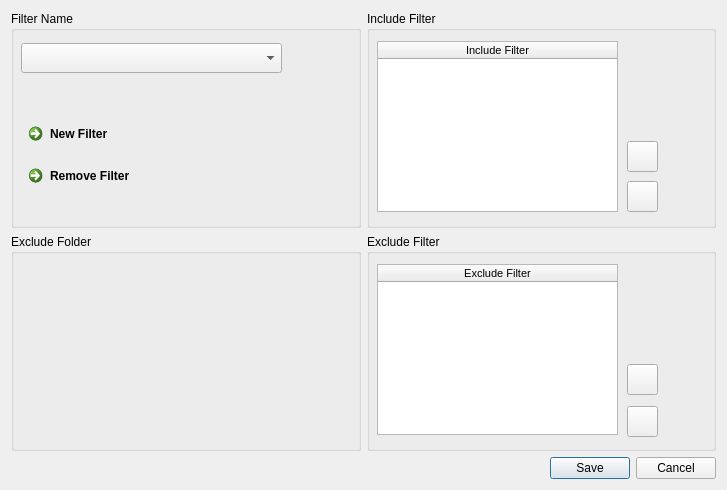
<?xml version="1.0" encoding="UTF-8"?>
<ui version="4.0">
 <class>FilterSettings</class>
 <widget class="QDialog" name="FilterSettings">
  <property name="geometry">
   <rect>
    <x>0</x>
    <y>0</y>
    <width>727</width>
    <height>490</height>
   </rect>
  </property>
  <property name="windowTitle">
   <string>Dialog</string>
  </property>
  <property name="windowIcon">
   <iconset resource="ResourceCheckSumJack.qrc">
    <normaloff>:/new/prefix1/icon/checksumjack.png</normaloff>:/new/prefix1/icon/checksumjack.png</iconset>
  </property>
  <layout class="QVBoxLayout" name="verticalLayout_5">
   <item>
    <layout class="QHBoxLayout" name="horizontalLayout">
     <item>
      <layout class="QVBoxLayout" name="verticalLayout_2">
       <item>
        <widget class="QGroupBox" name="groupBox">
         <property name="title">
          <string>Filter Name</string>
         </property>
         <widget class="QWidget" name="layoutWidget">
          <property name="geometry">
           <rect>
            <x>10</x>
            <y>32</y>
            <width>261</width>
            <height>151</height>
           </rect>
          </property>
          <layout class="QVBoxLayout" name="verticalLayout">
           <item>
            <widget class="QComboBox" name="comboBox">
             <property name="minimumSize">
              <size>
               <width>0</width>
               <height>30</height>
              </size>
             </property>
             <property name="font">
              <font>
               <pointsize>10</pointsize>
              </font>
             </property>
            </widget>
           </item>
           <item>
            <spacer name="verticalSpacer">
             <property name="orientation">
              <enum>Qt::Vertical</enum>
             </property>
             <property name="sizeHint" stdset="0">
              <size>
               <width>20</width>
               <height>40</height>
              </size>
             </property>
            </spacer>
           </item>
           <item>
            <widget class="QCommandLinkButton" name="commandLinkButton">
             <property name="text">
              <string>New Filter</string>
             </property>
            </widget>
           </item>
           <item>
            <widget class="QCommandLinkButton" name="commandLinkButton_3">
             <property name="text">
              <string>Remove Filter</string>
             </property>
             <property name="icon">
              <iconset resource="ResourceCheckSumJack.qrc">
               <normaloff>:/new/prefix1/icon/remove.png</normaloff>:/new/prefix1/icon/remove.png</iconset>
             </property>
            </widget>
           </item>
          </layout>
         </widget>
        </widget>
       </item>
       <item>
        <widget class="QGroupBox" name="groupBox_4">
         <property name="title">
          <string>Exclude Folder</string>
         </property>
        </widget>
       </item>
      </layout>
     </item>
     <item>
      <layout class="QVBoxLayout" name="verticalLayout_4">
       <item>
        <widget class="QGroupBox" name="groupBox_2">
         <property name="title">
          <string>Include Filter</string>
         </property>
         <widget class="QTableWidget" name="tableWidget">
          <property name="geometry">
           <rect>
            <x>10</x>
            <y>30</y>
            <width>241</width>
            <height>171</height>
           </rect>
          </property>
          <property name="font">
           <font>
            <pointsize>8</pointsize>
           </font>
          </property>
          <attribute name="horizontalHeaderCascadingSectionResizes">
           <bool>false</bool>
          </attribute>
          <attribute name="horizontalHeaderHighlightSections">
           <bool>true</bool>
          </attribute>
          <attribute name="horizontalHeaderStretchLastSection">
           <bool>true</bool>
          </attribute>
          <attribute name="verticalHeaderVisible">
           <bool>false</bool>
          </attribute>
          <column>
           <property name="text">
            <string>Include Filter</string>
           </property>
          </column>
         </widget>
         <widget class="QPushButton" name="pushButton">
          <property name="geometry">
           <rect>
            <x>260</x>
            <y>170</y>
            <width>31</width>
            <height>31</height>
           </rect>
          </property>
          <property name="autoFillBackground">
           <bool>false</bool>
          </property>
          <property name="styleSheet">
           <string notr="true"/>
          </property>
          <property name="text">
           <string/>
          </property>
          <property name="icon">
           <iconset resource="ResourceCheckSumJack.qrc">
            <normaloff>:/new/prefix1/icon/plus.png</normaloff>:/new/prefix1/icon/plus.png</iconset>
          </property>
         </widget>
         <widget class="QPushButton" name="pushButton_2">
          <property name="geometry">
           <rect>
            <x>260</x>
            <y>130</y>
            <width>31</width>
            <height>31</height>
           </rect>
          </property>
          <property name="icon">
           <iconset resource="ResourceCheckSumJack.qrc">
            <normaloff>:/new/prefix1/icon/minus.png</normaloff>:/new/prefix1/icon/minus.png</iconset>
          </property>
         </widget>
        </widget>
       </item>
       <item>
        <widget class="QGroupBox" name="groupBox_3">
         <property name="title">
          <string>Exclude Filter</string>
         </property>
         <widget class="QTableWidget" name="tableWidget_2">
          <property name="geometry">
           <rect>
            <x>10</x>
            <y>30</y>
            <width>241</width>
            <height>171</height>
           </rect>
          </property>
          <property name="font">
           <font>
            <pointsize>8</pointsize>
           </font>
          </property>
          <attribute name="horizontalHeaderHighlightSections">
           <bool>true</bool>
          </attribute>
          <attribute name="horizontalHeaderStretchLastSection">
           <bool>true</bool>
          </attribute>
          <attribute name="verticalHeaderVisible">
           <bool>false</bool>
          </attribute>
          <column>
           <property name="text">
            <string>Exclude Filter</string>
           </property>
          </column>
         </widget>
         <widget class="QPushButton" name="pushButton_3">
          <property name="geometry">
           <rect>
            <x>260</x>
            <y>172</y>
            <width>31</width>
            <height>31</height>
           </rect>
          </property>
          <property name="text">
           <string/>
          </property>
          <property name="icon">
           <iconset resource="ResourceCheckSumJack.qrc">
            <normaloff>:/new/prefix1/icon/plus.png</normaloff>:/new/prefix1/icon/plus.png</iconset>
          </property>
         </widget>
         <widget class="QPushButton" name="pushButton_4">
          <property name="geometry">
           <rect>
            <x>260</x>
            <y>130</y>
            <width>31</width>
            <height>31</height>
           </rect>
          </property>
          <property name="text">
           <string/>
          </property>
          <property name="icon">
           <iconset resource="ResourceCheckSumJack.qrc">
            <normaloff>:/new/prefix1/icon/minus.png</normaloff>:/new/prefix1/icon/minus.png</iconset>
          </property>
         </widget>
        </widget>
       </item>
      </layout>
     </item>
    </layout>
   </item>
   <item>
    <widget class="QDialogButtonBox" name="buttonBox">
     <property name="orientation">
      <enum>Qt::Horizontal</enum>
     </property>
     <property name="standardButtons">
      <set>QDialogButtonBox::Cancel|QDialogButtonBox::Save</set>
     </property>
     <property name="centerButtons">
      <bool>false</bool>
     </property>
    </widget>
   </item>
  </layout>
 </widget>
 <resources>
  <include location="ResourceCheckSumJack.qrc"/>
 </resources>
 <connections>
  <connection>
   <sender>buttonBox</sender>
   <signal>accepted()</signal>
   <receiver>FilterSettings</receiver>
   <slot>accept()</slot>
   <hints>
    <hint type="sourcelabel">
     <x>227</x>
     <y>472</y>
    </hint>
    <hint type="destinationlabel">
     <x>157</x>
     <y>274</y>
    </hint>
   </hints>
  </connection>
  <connection>
   <sender>buttonBox</sender>
   <signal>rejected()</signal>
   <receiver>FilterSettings</receiver>
   <slot>reject()</slot>
   <hints>
    <hint type="sourcelabel">
     <x>295</x>
     <y>478</y>
    </hint>
    <hint type="destinationlabel">
     <x>286</x>
     <y>274</y>
    </hint>
   </hints>
  </connection>
  <connection>
   <sender>comboBox</sender>
   <signal>currentIndexChanged(QString)</signal>
   <receiver>FilterSettings</receiver>
   <slot>comboIndexChanged(QString)</slot>
   <hints>
    <hint type="sourcelabel">
     <x>202</x>
     <y>55</y>
    </hint>
    <hint type="destinationlabel">
     <x>89</x>
     <y>454</y>
    </hint>
   </hints>
  </connection>
  <connection>
   <sender>commandLinkButton</sender>
   <signal>clicked()</signal>
   <receiver>FilterSettings</receiver>
   <slot>pushButtonNewFilterClicked()</slot>
   <hints>
    <hint type="sourcelabel">
     <x>90</x>
     <y>136</y>
    </hint>
    <hint type="destinationlabel">
     <x>359</x>
     <y>455</y>
    </hint>
   </hints>
  </connection>
  <connection>
   <sender>commandLinkButton_3</sender>
   <signal>clicked()</signal>
   <receiver>FilterSettings</receiver>
   <slot>pushButtonRemoveFilterClicked()</slot>
   <hints>
    <hint type="sourcelabel">
     <x>56</x>
     <y>177</y>
    </hint>
    <hint type="destinationlabel">
     <x>132</x>
     <y>233</y>
    </hint>
   </hints>
  </connection>
  <connection>
   <sender>pushButton</sender>
   <signal>clicked()</signal>
   <receiver>FilterSettings</receiver>
   <slot>pushButtonAddInclude()</slot>
   <hints>
    <hint type="sourcelabel">
     <x>637</x>
     <y>192</y>
    </hint>
    <hint type="destinationlabel">
     <x>487</x>
     <y>232</y>
    </hint>
   </hints>
  </connection>
  <connection>
   <sender>pushButton_2</sender>
   <signal>clicked()</signal>
   <receiver>FilterSettings</receiver>
   <slot>pushButtonDelInclude()</slot>
   <hints>
    <hint type="sourcelabel">
     <x>650</x>
     <y>158</y>
    </hint>
    <hint type="destinationlabel">
     <x>694</x>
     <y>232</y>
    </hint>
   </hints>
  </connection>
  <connection>
   <sender>pushButton_3</sender>
   <signal>clicked()</signal>
   <receiver>FilterSettings</receiver>
   <slot>pushButtonAddExclude()</slot>
   <hints>
    <hint type="sourcelabel">
     <x>649</x>
     <y>416</y>
    </hint>
    <hint type="destinationlabel">
     <x>719</x>
     <y>417</y>
    </hint>
   </hints>
  </connection>
  <connection>
   <sender>pushButton_4</sender>
   <signal>clicked()</signal>
   <receiver>FilterSettings</receiver>
   <slot>pushButtonDelExclude()</slot>
   <hints>
    <hint type="sourcelabel">
     <x>649</x>
     <y>378</y>
    </hint>
    <hint type="destinationlabel">
     <x>721</x>
     <y>379</y>
    </hint>
   </hints>
  </connection>
  <connection>
   <sender>buttonBox</sender>
   <signal>accepted()</signal>
   <receiver>FilterSettings</receiver>
   <slot>pushButtonSaveClicked()</slot>
   <hints>
    <hint type="sourcelabel">
     <x>586</x>
     <y>465</y>
    </hint>
    <hint type="destinationlabel">
     <x>539</x>
     <y>484</y>
    </hint>
   </hints>
  </connection>
  <connection>
   <sender>tableWidget</sender>
   <signal>itemChanged(QTableWidgetItem*)</signal>
   <receiver>FilterSettings</receiver>
   <slot>inItemChanged(QTableWidgetItem*)</slot>
   <hints>
    <hint type="sourcelabel">
     <x>396</x>
     <y>168</y>
    </hint>
    <hint type="destinationlabel">
     <x>363</x>
     <y>176</y>
    </hint>
   </hints>
  </connection>
  <connection>
   <sender>tableWidget_2</sender>
   <signal>itemChanged(QTableWidgetItem*)</signal>
   <receiver>FilterSettings</receiver>
   <slot>exItemChanged(QTableWidgetItem*)</slot>
   <hints>
    <hint type="sourcelabel">
     <x>428</x>
     <y>357</y>
    </hint>
    <hint type="destinationlabel">
     <x>366</x>
     <y>323</y>
    </hint>
   </hints>
  </connection>
 </connections>
 <slots>
  <slot>comboIndexChanged(QString)</slot>
  <slot>pushButtonNewFilterClicked()</slot>
  <slot>pushButtonRemoveFilterClicked()</slot>
  <slot>pushButtonAddInclude()</slot>
  <slot>pushButtonDelInclude()</slot>
  <slot>cellSelected(int,int,int,int)</slot>
  <slot>pushButtonAddExclude()</slot>
  <slot>pushButtonDelExclude()</slot>
  <slot>pushButtonSaveClicked()</slot>
  <slot>inItemChanged(QTableWidgetItem*)</slot>
  <slot>exItemChanged(QTableWidgetItem*)</slot>
 </slots>
</ui>
